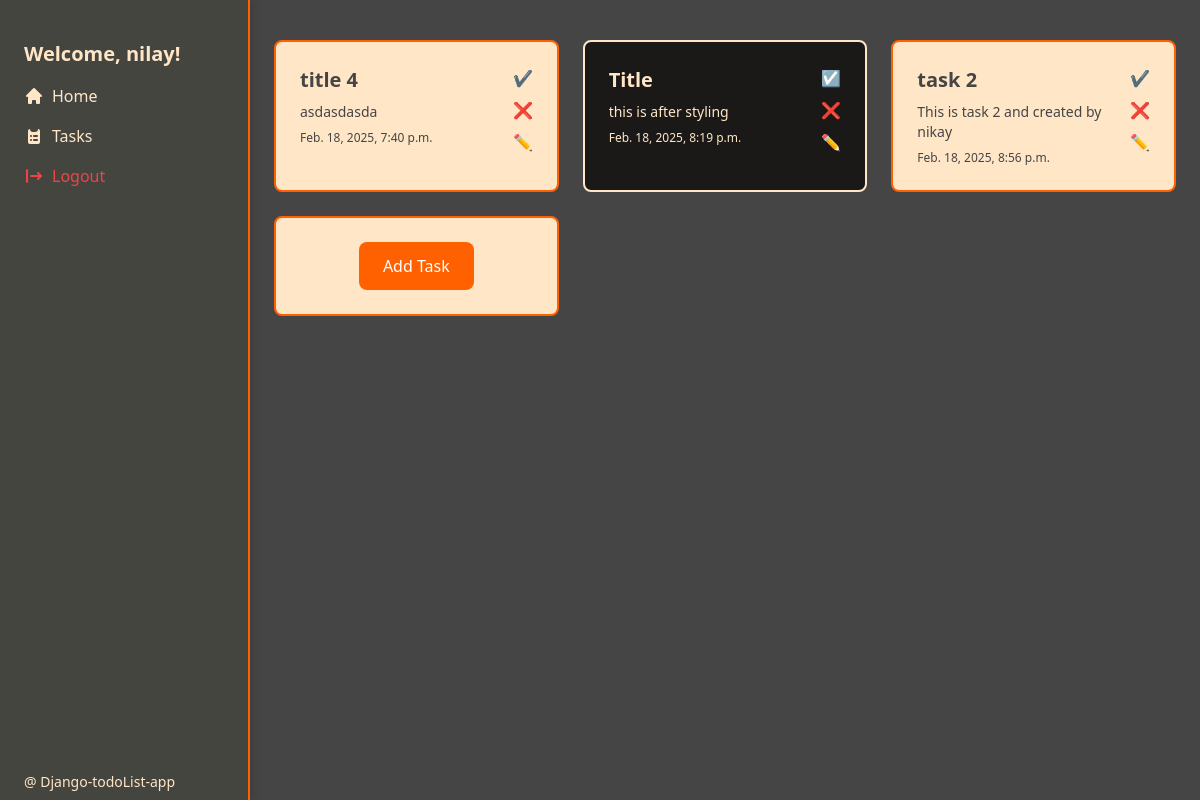
The app's page /tasks/ (signed in) with its own data.
### tasks/models.py (models this page shows, shortened)
class Task(models.Model):
    created_at = models.DateTimeField(auto_now_add=True)
    completed = models.BooleanField(default=False)
    description= models.TextField()
    title = models.CharField(max_length=40)
    user = models.ForeignKey(User, on_delete=models.CASCADE)

### tasks/views.py (the view)
# urls.py: path('',include('tasks.urls') )
@login_required(login_url='login')
def tasks(request):
    task = None
    if request.user.is_authenticated:
        tasks = Task.objects.filter(user=request.user).order_by('created_at')
    else:
        tasks = None
        return redirect('login')
    return render(request,'tasks.html', {'tasks':tasks})

### templates/tasks.html
{% extends "index.html" %}
{% block content %}
<div class="grid grid-cols-1 sm:grid-cols-2 lg:grid-cols-3 gap-6 mt-4">
    {% for task in tasks %}
    <div class="task-card rounded-lg p-6 transition duration-300 ease-in-out
                {% if task.completed %}completed{% endif %}">
        <div class="flex justify-between gap-2 items-start">
            <div>
                <h2 class="text-xl font-semibold">{{ task.title }}</h2>
                <p class="text-sm mt-2">{{ task.description }}</p>
                <p class="text-xs mt-2">{{ task.created_at }}</p>
            </div>
            <div class="flex flex-col space-y-2">
                <a href="{% url 'done' task.pk %}"
                   class="text-green-500 hover:text-green-700 transition duration-300">
                   {% if task.completed %}☑️{% else%}✔️{%endif%}
                </a>
                <a href="{% url 'delete_task' task.pk %}"
                   class="text-red-500 hover:text-red-700 transition duration-300">
                    ❌
                </a>
                <a href="{% url 'edit_task' task.pk %}"
                   class="text-yellow-500 hover:text-yellow-700 transition duration-300">
                    ✏️
                </a>
            </div>
        </div>
    </div>
    {% endfor %}
    <div class="task-card rounded-lg p-6 flex justify-center items-center group">
        <a href="{% url 'create' %}"
           class="btn-primary px-6 py-3 rounded-lg text-white transition duration-300 ease-in-out">
             Add Task
        </a>
    </div>
</div>
{% endblock %}

### templates/index.html (shortened to what this page needs)
<!DOCTYPE html>
<html lang="en">
<head>
    <script src="https://cdn.tailwindcss.com"></script>
</head>
<body class="min-h-screen font-sans">
    <div class="sidebar">
        <div class="flex flex-col justify-between h-full p-6 mt-4">
            <div>
                {% if user.is_authenticated %}
                <h2 class="text-xl font-bold mb-4 text-#FFE6C7">Welcome, {{ user.username }}!</h2>
                {% endif %}
                <nav class="space-y-4">
                    <a href="{% url 'home' %}" class="flex items-center space-x-2 text-#FFE6C7 hover:text-#FFA559 transition duration-300">
                        <svg xmlns="http://www.w3.org/2000/svg" class="h-5 w-5" viewBox="0 0 20 20" fill="currentColor">
                            <path d="M10.707 2.293a1 1 0 00-1.414 0l-7 7a1 1 0 001.414 1.414L4 10.414V17a1 1 0 001 1h2a1 1 0 001-1v-2a1 1 0 011-1h2a1 1 0 011 1v2a1 1 0 001 1h2a1 1 0 001-1v-6.586l.293.293a1 1 0 001.414-1.414l-7-7z" />
                        </svg>
                        <span>Home</span>
                    </a>
                    <a href="{% url 'tasks' %}" class="flex items-center space-x-2 text-#FFE6C7 hover:text-#FFA559 transition duration-300">
                        <span>Tasks</span>
                    </a>
                    {% if user.is_authenticated %}
                        <a href="{% url 'logout' %}" class="flex items-center space-x-2 text-red-500 hover:text-red-700 transition duration-300">
                            <span>Logout</span>
                        </a>
                    {% endif %}
                </nav>
            </div>
            <p class="text-sm text-#FFE6C7">@ Django-todoList-app</p>
        </div>
    </div>
    <main class="p-6 ">
        <div class="container mx-auto">
            {% block content %}{% endblock %}
        </div>
    </main>
</body>
</html>

### templates/index.html (style rules this page uses)
body { background-color: #454545; color: #FFE6C7; }
.task-card { border: 2px solid #FF6000; background-color: #FFE6C7; color: #454545; }
.task-card.completed { border: 2px solid #FFE6C7; background-color: rgb(27, 25, 24); color: #FFE6C7; }
.btn-primary { background-color: #FF6000; color: #FFE6C7; }
.sidebar { border-right: 2px solid #FF6000; box-shadow: 4px 0 6px rgba(0, 0, 0, 0.1); width: 250px; height: 100vh; position: fixed; top: 0; left: 0; background-color: #454540; z-index: 50; transition: transform 0.3s ease-in-out; }
main { margin-left: 250px; transition: margin-left 0.3s ease-in-out; }

### records on screen
Task: title "title 4", description "asdasdasda", created_at "Feb. 18, 2025, 7:40 p.m."
Task: title "Title", description "this is after styling", created_at "Feb. 18, 2025, 8:19 p.m."
Task: title "task 2", description "This is task 2 and created by nikay", created_at "Feb. 18, 2025, 8:56 p.m."

### other values on screen
{{ user.username }} "nilay"
